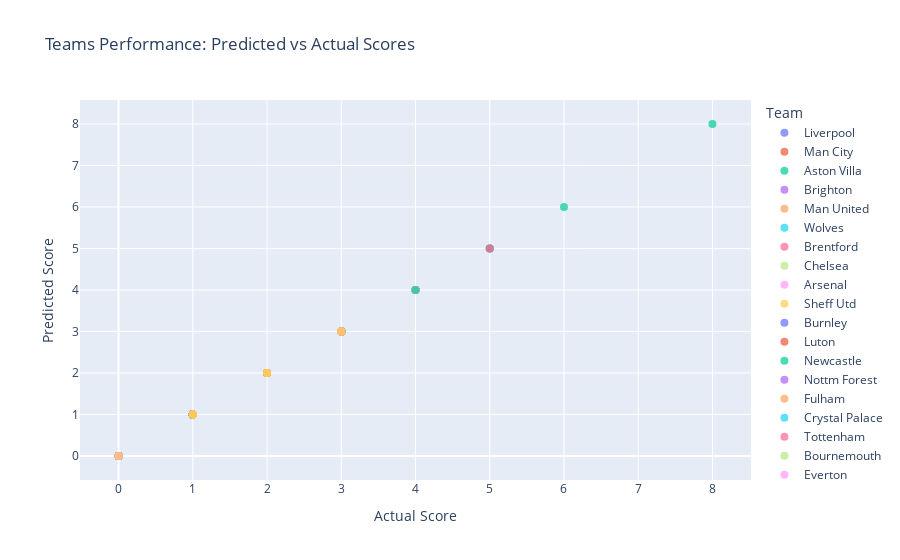

The cell this chart's notebook holds for it:
### Markdown cell above
### graph of training data

### Code cell
import plotly.express as px


with torch.no_grad():
    home_outputs, away_outputs = model(X_train_tensor, X_train_tensor[:, -2], X_train_tensor[:, -1])  
    home_outputs = home_outputs.squeeze().cpu().numpy()
    away_outputs = away_outputs.squeeze().cpu().numpy()  
    y_home_train_np = y_home_train_tensor.cpu().numpy()  
    y_away_train_np = y_away_train_tensor.cpu().numpy()  
    home_teams = label_encoder.inverse_transform(X_train['home_team'])  
    away_teams = label_encoder.inverse_transform(X_train['away_team'])  

    
    df_home = pd.DataFrame({
        'Team': home_teams,
        'Opponent': away_teams,
        'Actual Score': y_home_train_np,
        'Predicted Score': home_outputs
    })

    df_away = pd.DataFrame({
        'Team': away_teams,
        'Opponent': home_teams,
        'Actual Score': y_away_train_np,
        'Predicted Score': away_outputs
    })

    
    df_all = pd.concat([df_home, df_away])

    
    fig = px.scatter(df_all, x='Actual Score', y='Predicted Score', color='Team',
                     title='Teams Performance: Predicted vs Actual Scores',
                     labels={'Actual Score': 'Actual Score', 'Predicted Score': 'Predicted Score'},
                     hover_data=['Team', 'Opponent'])

    fig.update_traces(marker=dict(size=8, opacity=0.7), selector=dict(mode='markers'))
    fig.show()

# len(home_teams), len(away_teams), len(home_outputs), len(away_outputs)
# home_outputs

### Figure 1 — Plotly figure (JSON) as saved in the notebook; plotly's stock layout.template omitted (floating-point values rounded to 4 significant figures)
{"data": [{"customdata": [["Liverpool", "Bournemouth"], ["Liverpool", "Nottm Forest"], ["Liverpool", "Everton"], ["Liverpool", "Brentford"], ["Liverpool", "West Ham"], ["Liverpool", "Aston Villa"], ["Liverpool", "Brighton"], ["Liverpool", "Newcastle"], ["Liverpool", "Wolves"], ["Liverpool", "Tottenham"], ["Liverpool", "Chelsea"]], "hovertemplate": "Team=%{customdata[0]}<br>Actual Score=%{x}<br>Predicted Score=%{y}<br>Opponent=%{customdata[1]}<extra></extra>", "legendgroup": "Liverpool", "marker": {"color": "#636efa", "opacity": 0.7, "size": 8, "symbol": "circle"}, "mode": "markers", "name": "Liverpool", "orientation": "v", "showlegend": true, "type": "scatter", "x": [3, 3, 2, 3, 3, 3, 2, 2, 3, 1, 1], "xaxis": "x", "y": [3.0, 3.0, 2.0, 3.0, 3.0, 3.0, 2.0, 2.0, 2.999, 0.9995, 0.9997], "yaxis": "y"}, {"customdata": [["Man City", "Newcastle"], ["Man City", "Fulham"], ["Man City", "Brighton"], ["Man City", "Brentford"], ["Man City", "Nottm Forest"], ["Man City", "Chelsea"], ["Man City", "Sheff Utd"], ["Man City", "Arsenal"], ["Man City", "Man United"]], "hovertemplate": "Team=%{customdata[0]}<br>Actual Score=%{x}<br>Predicted Score=%{y}<br>Opponent=%{customdata[1]}<extra></extra>", "legendgroup": "Man City", "marker": {"color": "#EF553B", "opacity": 0.7, "size": 8, "symbol": "circle"}, "mode": "markers", "name": "Man City", "orientation": "v", "showlegend": true, "type": "scatter", "x": [1, 5, 2, 0, 2, 4, 2, 0, 3], "xaxis": "x", "y": [0.9998, 4.999, 2.0, -0.0001913, 2.0, 3.999, 1.999, -0.0006336, 2.999], "yaxis": "y"}, {"customdata": [["Aston Villa", "Fulham"], ["Aston Villa", "Everton"], ["Aston Villa", "Luton"], ["Aston Villa", "West Ham"], ["Aston Villa", "Brighton"], ["Aston Villa", "Wolves"], ["Aston Villa", "Chelsea"], ["Aston Villa", "Newcastle"], ["Aston Villa", "Liverpool"], ["Aston Villa", "Nottm Forest"]], "hovertemplate": "Team=%{customdata[0]}<br>Actual Score=%{x}<br>Predicted Score=%{y}<br>Opponent=%{customdata[1]}<extra></extra>", "legendgroup": "Aston Villa", "marker": {"color": "#00cc96", "opacity": 0.7, "size": 8, "symbol": "circle"}, "mode": "markers", "name": "Aston Villa", "orientation": "v", "showlegend": true, "type": "scatter", "x": [3, 4, 3, 4, 6, 1, 1, 1, 0, 0], "xaxis": "x", "y": [2.999, 4.0, 3.0, 4.0, 6.0, 0.9994, 0.9996, 0.9994, -0.0005223, -0.0003783], "yaxis": "y"}, {"customdata": [["Brighton", "Liverpool"], ["Brighton", "Fulham"], ["Brighton", "West Ham"], ["Brighton", "Sheff Utd"], ["Brighton", "Newcastle"], ["Brighton", "Luton"], ["Brighton", "Man City"], ["Brighton", "Wolves"], ["Brighton", "Aston Villa"], ["Brighton", "Everton"]], "hovertemplate": "Team=%{customdata[0]}<br>Actual Score=%{x}<br>Predicted Score=%{y}<br>Opponent=%{customdata[1]}<extra></extra>", "legendgroup": "Brighton", "marker": {"color": "#ab63fa", "opacity": 0.7, "size": 8, "symbol": "circle"}, "mode": "markers", "name": "Brighton", "orientation": "v", "showlegend": true, "type": "scatter", "x": [2, 1, 1, 1, 3, 4, 1, 4, 1, 1], "xaxis": "x", "y": [2.0, 0.9996, 0.9996, 0.9999, 3.0, 4.0, 0.9995, 3.999, 0.9996, 0.9994], "yaxis": "y"}, {"customdata": [["Man United", "Nottm Forest"], ["Man United", "Wolves"], ["Man United", "Luton"], ["Man United", "Man City"], ["Man United", "Brentford"], ["Man United", "Burnley"], ["Man United", "Arsenal"], ["Man United", "Fulham"], ["Man United", "Sheff Utd"], ["Man United", "Tottenham"]], "hovertemplate": "Team=%{customdata[0]}<br>Actual Score=%{x}<br>Predicted Score=%{y}<br>Opponent=%{customdata[1]}<extra></extra>", "legendgroup": "Man United", "marker": {"color": "#FFA15A", "opacity": 0.7, "size": 8, "symbol": "circle"}, "mode": "markers", "name": "Man United", "orientation": "v", "showlegend": true, "type": "scatter", "x": [3, 1, 1, 0, 2, 1, 1, 1, 2, 0], "xaxis": "x", "y": [3.0, 0.9998, 0.9997, -0.0002882, 2.0, 0.9997, 0.9996, 0.9997, 1.999, -0.0004461], "yaxis": "y"}, {"customdata": [["Wolves", "Aston Villa"], ["Wolves", "Liverpool"], ["Wolves", "Brighton"], ["Wolves", "Newcastle"], ["Wolves", "Man United"], ["Wolves", "Sheff Utd"], ["Wolves", "Luton"], ["Wolves", "Bournemouth"], ["Wolves", "Everton"]], "hovertemplate": "Team=%{customdata[0]}<br>Actual Score=%{x}<br>Predicted Score=%{y}<br>Opponent=%{customdata[1]}<extra></extra>", "legendgroup": "Wolves", "marker": {"color": "#19d3f3", "opacity": 0.7, "size": 8, "symbol": "circle"}, "mode": "markers", "name": "Wolves", "orientation": "v", "showlegend": true, "type": "scatter", "x": [1, 1, 1, 2, 0, 1, 1, 2, 1], "xaxis": "x", "y": [0.9998, 0.9997, 0.9996, 2.0, -0.0003812, 0.9995, 0.9996, 1.999, 0.9996], "yaxis": "y"}, {"customdata": [["Brentford", "Crystal Palace"], ["Brentford", "Tottenham"], ["Brentford", "West Ham"], ["Brentford", "Everton"], ["Brentford", "Burnley"], ["Brentford", "Chelsea"], ["Brentford", "Nottm Forest"], ["Brentford", "Liverpool"], ["Brentford", "Man United"], ["Brentford", "Man City"]], "hovertemplate": "Team=%{customdata[0]}<br>Actual Score=%{x}<br>Predicted Score=%{y}<br>Opponent=%{customdata[1]}<extra></extra>", "legendgroup": "Brentford", "marker": {"color": "#FF6692", "opacity": 0.7, "size": 8, "symbol": "circle"}, "mode": "markers", "name": "Brentford", "orientation": "v", "showlegend": true, "type": "scatter", "x": [1, 2, 3, 1, 3, 2, 1, 0, 1, 0], "xaxis": "x", "y": [0.9998, 2.0, 3.0, 0.9998, 3.0, 2.0, 0.9996, -0.0005113, 0.9993, -0.0002991], "yaxis": "y"}, {"customdata": [["Chelsea", "Aston Villa"], ["Chelsea", "Man City"], ["Chelsea", "Nottm Forest"], ["Chelsea", "Brentford"], ["Chelsea", "Luton"], ["Chelsea", "Liverpool"], ["Chelsea", "Arsenal"], ["Chelsea", "Fulham"], ["Chelsea", "West Ham"], ["Chelsea", "Bournemouth"], ["Chelsea", "Tottenham"], ["Chelsea", "Burnley"]], "hovertemplate": "Team=%{customdata[0]}<br>Actual Score=%{x}<br>Predicted Score=%{y}<br>Opponent=%{customdata[1]}<extra></extra>", "legendgroup": "Chelsea", "marker": {"color": "#B6E880", "opacity": 0.7, "size": 8, "symbol": "circle"}, "mode": "markers", "name": "Chelsea", "orientation": "v", "showlegend": true, "type": "scatter", "x": [0, 4, 0, 0, 3, 1, 2, 2, 1, 0, 4, 4], "xaxis": "x", "y": [-0.0002068, 3.999, -0.0004426, -0.0001836, 3.0, 0.9996, 2.0, 1.999, 0.9996, -0.0004278, 3.999, 3.999], "yaxis": "y"}, {"customdata": [["Arsenal", "Burnley"], ["Arsenal", "Man United"], ["Arsenal", "Sheff Utd"], ["Arsenal", "Tottenham"], ["Arsenal", "Man City"], ["Arsenal", "Nottm Forest"], ["Arsenal", "Fulham"], ["Arsenal", "Chelsea"], ["Arsenal", "Bournemouth"], ["Arsenal", "Newcastle"]], "hovertemplate": "Team=%{customdata[0]}<br>Actual Score=%{x}<br>Predicted Score=%{y}<br>Opponent=%{customdata[1]}<extra></extra>", "legendgroup": "Arsenal", "marker": {"color": "#FF97FF", "opacity": 0.7, "size": 8, "symbol": "circle"}, "mode": "markers", "name": "Arsenal", "orientation": "v", "showlegend": true, "type": "scatter", "x": [3, 3, 5, 2, 1, 2, 2, 2, 4, 0], "xaxis": "x", "y": [3.0, 3.0, 5.0, 1.999, 0.9997, 1.999, 2.0, 1.999, 3.999, -0.0005152], "yaxis": "y"}, {"customdata": [["Sheff Utd", "Everton"], ["Sheff Utd", "Crystal Palace"], ["Sheff Utd", "Man City"], ["Sheff Utd", "Wolves"], ["Sheff Utd", "Newcastle"], ["Sheff Utd", "Man United"], ["Sheff Utd", "Brighton"], ["Sheff Utd", "Tottenham"], ["Sheff Utd", "Arsenal"]], "hovertemplate": "Team=%{customdata[0]}<br>Actual Score=%{x}<br>Predicted Score=%{y}<br>Opponent=%{customdata[1]}<extra></extra>", "legendgroup": "Sheff Utd", "marker": {"color": "#FECB52", "opacity": 0.7, "size": 8, "symbol": "circle"}, "mode": "markers", "name": "Sheff Utd", "orientation": "v", "showlegend": true, "type": "scatter", "x": [2, 0, 1, 2, 0, 1, 1, 1, 0], "xaxis": "x", "y": [2.0, -0.0001744, 0.9996, 2.0, -0.0003955, 0.9997, 0.9997, 0.9995, -0.0004616], "yaxis": "y"}, {"customdata": [["Burnley", "Man United"], ["Burnley", "Tottenham"], ["Burnley", "Chelsea"], ["Burnley", "Crystal Palace"], ["Burnley", "Arsenal"], ["Burnley", "Luton"], ["Burnley", "Nottm Forest"], ["Burnley", "Newcastle"], ["Burnley", "Brentford"], ["Burnley", "Bournemouth"]], "hovertemplate": "Team=%{customdata[0]}<br>Actual Score=%{x}<br>Predicted Score=%{y}<br>Opponent=%{customdata[1]}<extra></extra>", "legendgroup": "Burnley", "marker": {"color": "#636efa", "opacity": 0.7, "size": 8, "symbol": "circle"}, "mode": "markers", "name": "Burnley", "orientation": "v", "showlegend": true, "type": "scatter", "x": [0, 2, 1, 0, 1, 2, 1, 0, 0, 1], "xaxis": "x", "y": [-0.0001405, 2.0, 0.9997, -0.0001604, 0.9996, 2.0, 0.9996, -0.0002608, -0.0003782, 0.9995], "yaxis": "y"}, {"customdata": [["Luton", "Burnley"], ["Luton", "Wolves"], ["Luton", "West Ham"], ["Luton", "Nottm Forest"], ["Luton", "Chelsea"], ["Luton", "Aston Villa"], ["Luton", "Brighton"], ["Luton", "Everton"], ["Luton", "Fulham"], ["Luton", "Man United"]], "hovertemplate": "Team=%{customdata[0]}<br>Actual Score=%{x}<br>Predicted Score=%{y}<br>Opponent=%{customdata[1]}<extra></extra>", "legendgroup": "Luton", "marker": {"color": "#EF553B", "opacity": 0.7, "size": 8, "symbol": "circle"}, "mode": "markers", "name": "Luton", "orientation": "v", "showlegend": true, "type": "scatter", "x": [1, 1, 1, 2, 0, 1, 1, 2, 0, 0], "xaxis": "x", "y": [0.9999, 0.9999, 0.9998, 2.0, -0.000458, 0.9996, 0.9995, 1.999, -0.0001338, -0.0003466], "yaxis": "y"}, {"customdata": [["Newcastle", "Liverpool"], ["Newcastle", "Crystal Palace"], ["Newcastle", "Aston Villa"], ["Newcastle", "Burnley"], ["Newcastle", "Arsenal"], ["Newcastle", "Man City"], ["Newcastle", "Brighton"], ["Newcastle", "Bournemouth"], ["Newcastle", "West Ham"], ["Newcastle", "Wolves"], ["Newcastle", "Sheff Utd"]], "hovertemplate": "Team=%{customdata[0]}<br>Actual Score=%{x}<br>Predicted Score=%{y}<br>Opponent=%{customdata[1]}<extra></extra>", "legendgroup": "Newcastle", "marker": {"color": "#00cc96", "opacity": 0.7, "size": 8, "symbol": "circle"}, "mode": "markers", "name": "Newcastle", "orientation": "v", "showlegend": true, "type": "scatter", "x": [1, 4, 5, 2, 1, 0, 1, 0, 2, 2, 8], "xaxis": "x", "y": [0.9998, 4.0, 5.0, 2.0, 0.9999, -0.0004706, 0.9994, -0.0006077, 1.999, 2.0, 7.999], "yaxis": "y"}, {"customdata": [["Nottm Forest", "Luton"], ["Nottm Forest", "Brentford"], ["Nottm Forest", "Burnley"], ["Nottm Forest", "Aston Villa"], ["Nottm Forest", "Liverpool"], ["Nottm Forest", "Man United"], ["Nottm Forest", "Chelsea"], ["Nottm Forest", "Crystal Palace"], ["Nottm Forest", "Arsenal"], ["Nottm Forest", "Man City"]], "hovertemplate": "Team=%{customdata[0]}<br>Actual Score=%{x}<br>Predicted Score=%{y}<br>Opponent=%{customdata[1]}<extra></extra>", "legendgroup": "Nottm Forest", "marker": {"color": "#ab63fa", "opacity": 0.7, "size": 8, "symbol": "circle"}, "mode": "markers", "name": "Nottm Forest", "orientation": "v", "showlegend": true, "type": "scatter", "x": [2, 1, 1, 2, 0, 2, 1, 0, 1, 0], "xaxis": "x", "y": [2.0, 0.9998, 0.9998, 2.0, -0.0004993, 1.999, 0.9996, -0.0002887, 0.9995, -0.0004434], "yaxis": "y"}, {"customdata": [["Fulham", "Chelsea"], ["Fulham", "Luton"], ["Fulham", "Man United"], ["Fulham", "Aston Villa"], ["Fulham", "Brighton"], ["Fulham", "Crystal Palace"], ["Fulham", "Man City"], ["Fulham", "Arsenal"]], "hovertemplate": "Team=%{customdata[0]}<br>Actual Score=%{x}<br>Predicted Score=%{y}<br>Opponent=%{customdata[1]}<extra></extra>", "legendgroup": "Fulham", "marker": {"color": "#FFA15A", "opacity": 0.7, "size": 8, "symbol": "circle"}, "mode": "markers", "name": "Fulham", "orientation": "v", "showlegend": true, "type": "scatter", "x": [0, 1, 0, 1, 1, 0, 1, 2], "xaxis": "x", "y": [-0.0001479, 0.9999, -4.083e-05, 0.9994, 0.9994, -0.0004245, 0.9995, 1.999], "yaxis": "y"}, {"customdata": [["Crystal Palace", "Fulham"], ["Crystal Palace", "Everton"], ["Crystal Palace", "Nottm Forest"], ["Crystal Palace", "Brentford"], ["Crystal Palace", "Sheff Utd"], ["Crystal Palace", "Newcastle"], ["Crystal Palace", "Burnley"]], "hovertemplate": "Team=%{customdata[0]}<br>Actual Score=%{x}<br>Predicted Score=%{y}<br>Opponent=%{customdata[1]}<extra></extra>", "legendgroup": "Crystal Palace", "marker": {"color": "#19d3f3", "opacity": 0.7, "size": 8, "symbol": "circle"}, "mode": "markers", "name": "Crystal Palace", "orientation": "v", "showlegend": true, "type": "scatter", "x": [0, 2, 0, 1, 1, 0, 2], "xaxis": "x", "y": [-0.0002208, 2.0, -0.0002009, 0.9997, 0.9996, -0.0003201, 2.0], "yaxis": "y"}, {"customdata": [["Tottenham", "Liverpool"], ["Tottenham", "Sheff Utd"], ["Tottenham", "Chelsea"], ["Tottenham", "Man United"], ["Tottenham", "Brentford"], ["Tottenham", "Arsenal"], ["Tottenham", "Burnley"], ["Tottenham", "Bournemouth"]], "hovertemplate": "Team=%{customdata[0]}<br>Actual Score=%{x}<br>Predicted Score=%{y}<br>Opponent=%{customdata[1]}<extra></extra>", "legendgroup": "Tottenham", "marker": {"color": "#FF6692", "opacity": 0.7, "size": 8, "symbol": "circle"}, "mode": "markers", "name": "Tottenham", "orientation": "v", "showlegend": true, "type": "scatter", "x": [2, 2, 1, 2, 2, 2, 5, 2], "xaxis": "x", "y": [2.0, 2.0, 0.9998, 2.0, 1.999, 1.999, 4.999, 1.999], "yaxis": "y"}, {"customdata": [["Bournemouth", "Newcastle"], ["Bournemouth", "Chelsea"], ["Bournemouth", "Wolves"], ["Bournemouth", "West Ham"], ["Bournemouth", "Tottenham"], ["Bournemouth", "Arsenal"], ["Bournemouth", "Burnley"], ["Bournemouth", "Liverpool"], ["Bournemouth", "Everton"]], "hovertemplate": "Team=%{customdata[0]}<br>Actual Score=%{x}<br>Predicted Score=%{y}<br>Opponent=%{customdata[1]}<extra></extra>", "legendgroup": "Bournemouth", "marker": {"color": "#B6E880", "opacity": 0.7, "size": 8, "symbol": "circle"}, "mode": "markers", "name": "Bournemouth", "orientation": "v", "showlegend": true, "type": "scatter", "x": [2, 0, 1, 1, 0, 0, 2, 1, 0], "xaxis": "x", "y": [2.0, -0.000406, 0.9997, 0.9995, -0.0003635, -0.0001822, 2.0, 0.9996, -0.0003847], "yaxis": "y"}, {"customdata": [["Everton", "Bournemouth"], ["Everton", "Luton"], ["Everton", "Wolves"], ["Everton", "Brighton"], ["Everton", "Sheff Utd"], ["Everton", "Aston Villa"], ["Everton", "West Ham"], ["Everton", "Liverpool"], ["Everton", "Crystal Palace"], ["Everton", "Brentford"]], "hovertemplate": "Team=%{customdata[0]}<br>Actual Score=%{x}<br>Predicted Score=%{y}<br>Opponent=%{customdata[1]}<extra></extra>", "legendgroup": "Everton", "marker": {"color": "#FF97FF", "opacity": 0.7, "size": 8, "symbol": "circle"}, "mode": "markers", "name": "Everton", "orientation": "v", "showlegend": true, "type": "scatter", "x": [3, 1, 0, 1, 2, 0, 1, 0, 3, 3], "xaxis": "x", "y": [3.0, 0.9998, -0.0001526, 0.9997, 1.999, -0.0004608, 0.9997, -0.000452, 2.999, 2.999], "yaxis": "y"}, {"customdata": [["West Ham", "Chelsea"], ["West Ham", "Newcastle"], ["West Ham", "Everton"], ["West Ham", "Brighton"], ["West Ham", "Brentford"], ["West Ham", "Aston Villa"], ["West Ham", "Liverpool"], ["West Ham", "Luton"], ["West Ham", "Bournemouth"]], "hovertemplate": "Team=%{customdata[0]}<br>Actual Score=%{x}<br>Predicted Score=%{y}<br>Opponent=%{customdata[1]}<extra></extra>", "legendgroup": "West Ham", "marker": {"color": "#FECB52", "opacity": 0.7, "size": 8, "symbol": "circle"}, "mode": "markers", "name": "West Ham", "orientation": "v", "showlegend": true, "type": "scatter", "x": [3, 2, 0, 3, 2, 1, 1, 2, 1], "xaxis": "x", "y": [3.0, 2.0, -6.71e-05, 2.999, 1.999, 0.9994, 0.9995, 2.0, 0.9994], "yaxis": "y"}], "layout": {"legend": {"title": {"text": "Team"}, "tracegroupgap": 0}, "title": {"text": "Teams Performance: Predicted vs Actual Scores"}, "xaxis": {"anchor": "y", "domain": [0, 1], "title": {"text": "Actual Score"}}, "yaxis": {"anchor": "x", "domain": [0, 1], "title": {"text": "Predicted Score"}}}}
